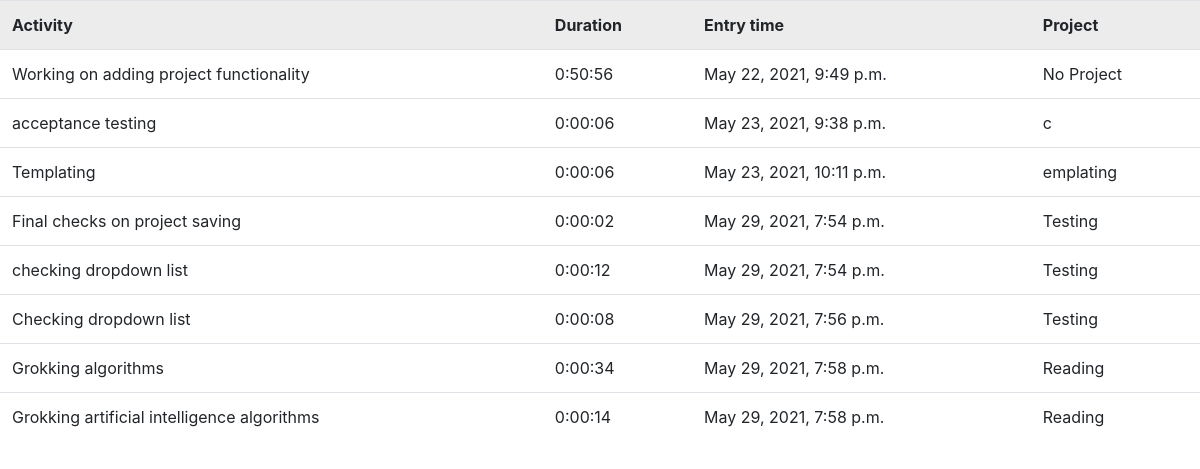
The page /todolist/viewEntries (signed in) on the database its author committed.
### todolist/models.py (models this page shows)
class todoList(models.Model):
    item = models.CharField(max_length=60)
    userID = models.ForeignKey(settings.AUTH_USER_MODEL, on_delete=models.CASCADE, default = 0)
    duration = models.DurationField(default=timedelta(hours=0, minutes=0, seconds=0))
    entryTime = models.DateTimeField(default=datetime.now)
    associatedProject = models.CharField(max_length=60, default="No Project")

### todolist/views.py (the view)
# urls.py: path('viewEntries', views.viewEntries, name='viewEntries')
@login_required
def viewEntries(request):
    testList = []
    for item in todoList.objects.all():
        if item.userID == request.user:
            testList.append(item)
    return render(request, 'viewEntries.html', context={'timerEntries': testList})

### todolist/templates/todolist/viewEntries.html (shortened to what this page needs)
<!DOCTYPE html>
<html lang="en" dir="ltr">
  <head>
    <link rel="stylesheet" href="https://stackpath.bootstrapcdn.com/bootstrap/4.3.1/css/bootstrap.min.css">
  </head>
  <body>
    <table class="table table-hover">
      <tr>
        <th>Activity</th>
        <th>Duration</th>
        <th>Entry time</th>
        <th>Project</th>
      </tr>
      {% for item in timerEntries %}
        <tr>
          <td>{{item.item}}</td>
          <td>{{item.duration}}</td>
          <td>{{item.entryTime}}</td>
          <td>{{item.associatedProject}}</td>
        </tr>
      {% endfor %}
    </table>
  </body>
</html>

### rows shown on the page
todoList: item "Working on adding project functionality", duration "0:50:56", entryTime "May 22, 2021, 9:49 p.m.", associatedProject "No Project"
todoList: item "acceptance testing", duration "0:00:06", entryTime "May 23, 2021, 9:38 p.m.", associatedProject "c"
todoList: item "Templating", duration "0:00:06", entryTime "May 23, 2021, 10:11 p.m.", associatedProject "emplating"
todoList: item "Final checks on project saving", duration "0:00:02", entryTime "May 29, 2021, 7:54 p.m.", associatedProject "Testing"
todoList: item "checking dropdown list", duration "0:00:12", entryTime "May 29, 2021, 7:54 p.m.", associatedProject "Testing"
todoList: item "Checking dropdown list", duration "0:00:08", entryTime "May 29, 2021, 7:56 p.m.", associatedProject "Testing"
todoList: item "Grokking algorithms", duration "0:00:34", entryTime "May 29, 2021, 7:58 p.m.", associatedProject "Reading"
todoList: item "Grokking artificial intelligence algorithms", duration "0:00:14", entryTime "May 29, 2021, 7:58 p.m.", associatedProject "Reading"
